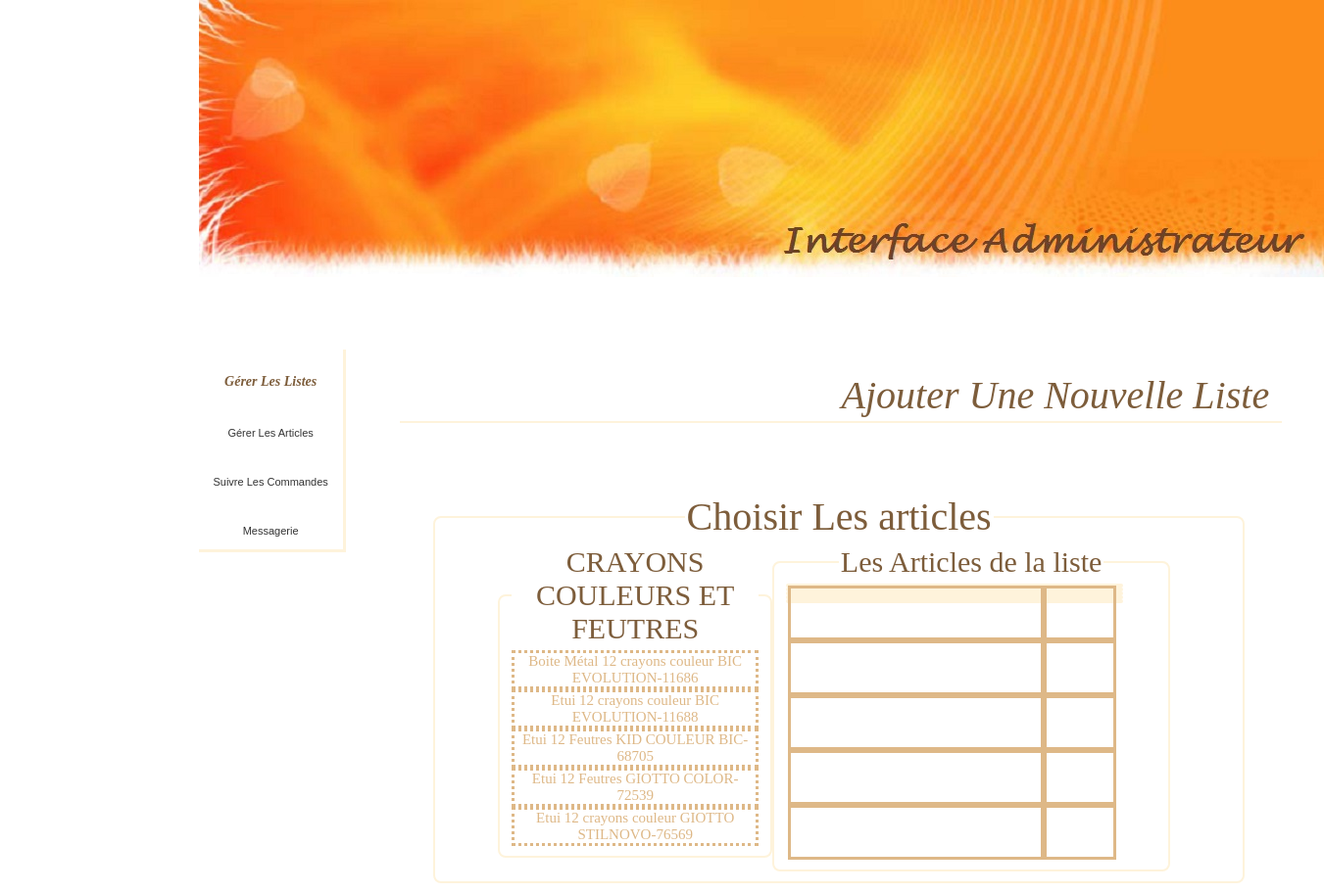
Screenshot of /admin/gestion_liste/ajouter_liste.php?p=1 with the database file from the repository.
### tables this page shows
CREATE TABLE Materiel(
	ref_mat VARCHAR(20) NOT NULL,
	desc_mat VARCHAR(50),
	prix_mat numeric(5,2),
	id_scat INT NOT NULL,
	PRIMARY KEY (ref_mat),
	FOREIGN KEY (id_scat) REFERENCES Sous_categorie (id_scat)
);

### lib/lib_db.class.php (called while the page is built, shortened)
<?php
class DB_connection
{
	private $_connection;
	private $_result;
	public function DB_connection()
	{
		$this->_hostname = HOST;
		$this->_username = USER;
		$this->_password = PASS;
		$this->_database = DB;
		$this->_connection = @mysqli_connect($this->_hostname, $this->_username, $this->_password, $this->_database) or die ("Erreur de connexion &acirc; la base. ".mysql_error());
	}
	public function DB_query($requete)
	{
		$this->_result = @mysqli_query($this->_connection, $requete) or die ("Probl&egrave;me dans l'ex&eacute;cution de la requ&ecirc;te : $requete. ".mysql_error());
		return $this->_result;
	}
	public function DB_object()
	{
		$this->_row = @mysqli_fetch_object($this->_result);
		return $this->_row;
	}
}
?>

### admin/gestion_liste/ajouter_liste.php (the view, shortened to what this page needs)
<html>
	<head>
		<link rel="stylesheet" type="text/css" href="../../css/style1.css" />
		<link rel="stylesheet" type="text/css" href="../../css/style_page.css" />
	</head>
	<body>
		<header class="tete">
			<img src="../../img/header.jpg" alt="header">
		<header>
		<nav class="menu">
			<br>
			<br>
			<br>
			<table width="150" align="left">
			<ul>
				<tr>
					<td>
						<br>
						<br>
						<li><a href="../">G&eacute;rer Les Listes</a></li>
						<br>
						<br>
					</td>
				</tr>
				<tr>
					<td>
						<br>
						<br>
						<li>G&eacute;rer Les Articles</li>
						<br>
						<br>
					</td>
				</tr>
				<tr>
					<td>
						<br>
						<br>
						<li>Suivre Les Commandes</li>
						<br>
						<br>
					</td>
				</tr>
				<tr>
					<td>
						<br>
						<br>
						<li>Messagerie</li>
						<br>
						<br>
					</td>
				</tr>
			</ul>
			</table>
			</nav>
			<table width="900" align="center"class="entete">
				<tr>
					<td><div align="right">Ajouter Une Nouvelle Liste</div></td>
				</tr>
			</table>
		<br>
		<br>
		<br>
		<br>
		<div align="center" id="content" >
<?php $i=$_GET['p'];
	  $db = new DB_connection();
	  $req="select distinct categorie from sous_categorie order by categorie asc";
	  $db->DB_query($req);
	  $cpt=1;
	  while($ligne=$db->DB_object() and $cpt<=$i){
	  $cat=$ligne->categorie;
	  $cpt++;
	  }
	  $db1 = new DB_connection();
	  $req1="select * from materiel where id_scat in (select id_scat from sous_categorie where categorie='".$cat."')";
	  $db1->DB_query($req1);
?>
				<div id="steps">
					<fieldset align="center" class="gen">
					<legend>Choisir Les articles</legend>
					<div id="wrap">
					<div class="left">
					<fieldset class="wrap">
						<legend><?php echo $cat;?></legend>
						<?php
						$cpta=0;
						while($ligne1=$db1->DB_object())
								{
									?>
									<div id="drag1" draggable="true" ondragstart="drag(event)"><?php echo $ligne1->desc_mat.'-'.$ligne1->ref_mat;?></div>
						<?php
						$cpta++;
						}
						?>
					</fieldset>
					</div>
				<div class="right" >
					<fieldset class="wrap">
						<legend>Les Articles de la liste</legend>
						<?php
						while($cpta>0)
						{
						?>
						<div class="wrap">
						<div id="div1" ondrop="drop(event)" ondragover="allowDrop(event)"></div>
						<div id="div2"></div>
						</div>
						<?php
						$cpta--;
						}
						?>
					</fieldset>
					</div>
			</div>
		</fieldset>
	</body>
</html>

### css/style.css (style rules this page uses)
body { background-image:url(../img/background.png) ; margin:0px 15% 10px 15%; }
.menu { width:840px; height:90px; margin-left:auto; margin-right:auto; margin-top:10px; }

### css/style1.css (style rules this page uses)
a { text-decoration: none; color: blue; font-style: italic; }
table.entete { border-width:0px 0px 2px 0px; border-style:solid dotted; border-color: #FEF3DB; padding:0 10px; font-family: "Palatino Linotype", "Book Antiqua", Palatino, serif; font-size: 40px; color: #7d5d3b; text-decoration: none; color: bleu; font-style: italic; }
.gen { border: 2px solid #FEF3DB; border-radius: 8px; width:800px; float: center; }
.gen legend { font-family: "Palatino Linotype", "Book Antiqua", Palatino, serif; font-size: 40px; color: #7d5d3b; }
#wrap { margin: 0 auto; width: 700px; }
.left { float: left; width: 40%; }
.right { float: left; width: 60%; }
.wrap { border: 2px solid #FEF3DB; border-radius: 8px; width:90%; }
.wrap legend { font-family: "Palatino Linotype", "Book Antiqua", Palatino, serif; font-size: 30px; color: #7d5d3b; }
div#drag1 { color: #DEB887; font-family: "Palatino Linotype", "Book Antiqua", Palatino, serif; font-size:15px; border-color: #DEB887; border-style:dotted; }
div#div1 { border-color: #DEB887; border-style:solid; width:75%; height:50px; float:left; }
div#div2 { border-color: #DEB887; border-style:solid; width:20%; height:50px; float:left; }

### css/style_page.css (style rules this page uses)
.tete { margin-left:auto; margin-right:auto; width: 1161px; }
.menu { padding: 0; margin: 0; text-align: center; }
.menu li { display: inline; list-style: none; }
.menu a { display:inline-block; margin: 0; text-decoration: none; font-family: "Palatino Linotype", "Book Antiqua", Palatino, serif; font-size:14px; font-weight: bold; color:#7d5d3b; }
.menu table { border-width:0px 3px 3px 0px; border-style:solid; border-color: #FEF3DB; padding:0 10px; font-family: verdana,arial,sans-serif; font-size:11px; color:#333333; border-collapse: collapse; }

### admin/gestion_liste/ajouter_liste.php (style rules this page uses)
body { background-image:none; }

### rows the page displays
materiel: desc_mat "Boite Métal 12 crayons couleur BIC EVOLUTION", ref_mat "11686"
materiel: desc_mat "Etui 12 crayons couleur BIC EVOLUTION", ref_mat "11688"
materiel: desc_mat "Etui 12 Feutres KID COULEUR BIC", ref_mat "68705"
materiel: desc_mat "Etui 12 Feutres GIOTTO COLOR", ref_mat "72539"
materiel: desc_mat "Etui 12 crayons couleur GIOTTO STILNOVO", ref_mat "76569"

### other values shown
$cat "CRAYONS COULEURS ET FEUTRES"
